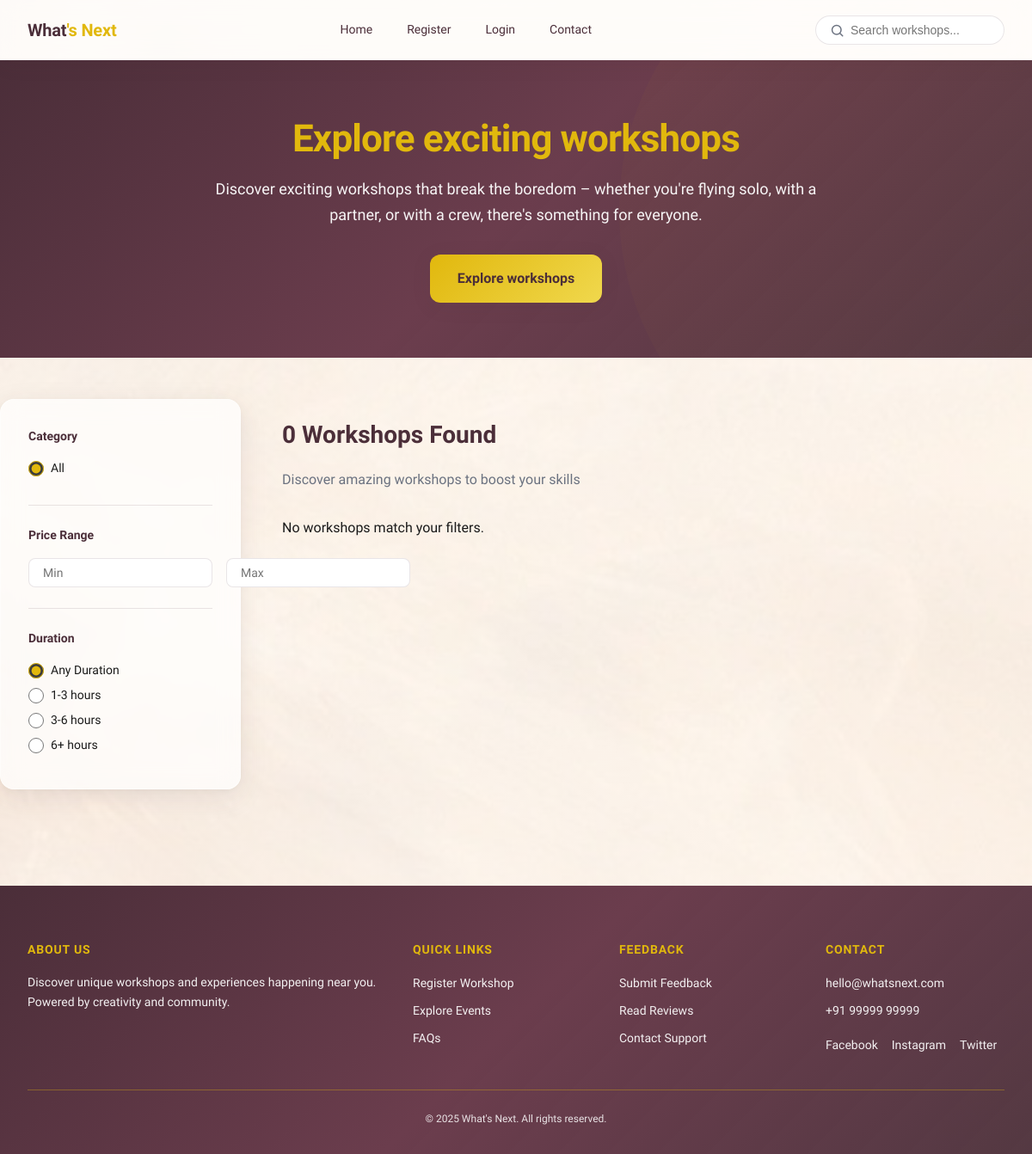
The app's page /, older data.
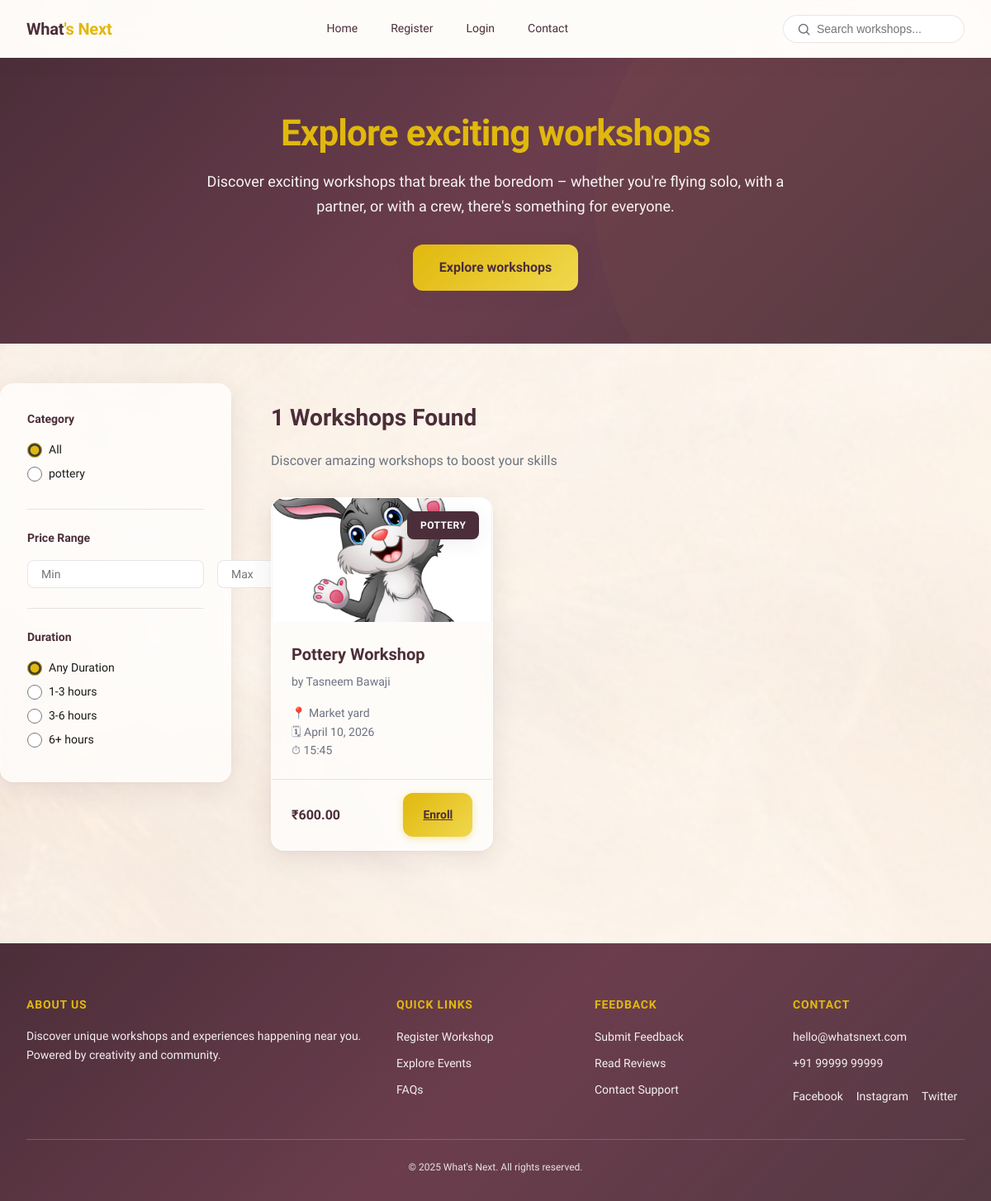
The same page, newer data.
### version1/models.py (models this page shows, shortened)
class WhatsNextWorkshopCategories(models.Model):
    name = models.CharField(max_length=100, unique=True)
    class Meta:
        db_table = "whats_next_workshop_categories"

class WhatsNextWorkshops(models.Model):
    organizer = models.ForeignKey('WhatsNextOrganizers', on_delete=models.CASCADE)
    title = models.CharField(max_length=200)
    description = models.TextField(blank=True)
    category = models.ForeignKey('WhatsNextWorkshopCategories', on_delete=models.SET_NULL, null=True)
    location = models.CharField(max_length=200)
    address = models.TextField()
    date = models.DateField()
    start_time = models.TimeField(blank=True, null=True)
    end_time = models.TimeField(blank=True, null=True)
    price = models.DecimalField(max_digits=10, decimal_places=2, default=0.00)
    capacity = models.PositiveIntegerField(default=50)
    poster = models.ImageField(upload_to='workshop_posters/', null=True, blank=True)
    instructor_name = models.CharField(max_length=100, default='', blank=True)
    created_at = models.DateTimeField(default=timezone.now)
    class Meta:
        db_table = "whats_next_workshops"

### version1/views.py (the view, shortened to what this page needs)
# urls.py: path('', views.index, name='index'),
def index(request):
    workshops = WhatsNextWorkshops.objects.select_related('category', 'organizer').order_by('-date')
    categories = WhatsNextWorkshopCategories.objects.all()
    durations = ["Any", "1-3", "3-6", "6+"]
    category = request.GET.get("category")
    price_min = request.GET.get("price_min")
    price_max = request.GET.get("price_max")
    duration = request.GET.get("duration")
    if category and category != "All":
        workshops = workshops.filter(category__name__iexact=category)
    if price_min:
        workshops = workshops.filter(price__gte=price_min)
    if price_max:
        workshops = workshops.filter(price__lte=price_max)
    return render(request, 'index.html', {
        'workshops': workshops,
        'categories': categories,
        'durations': durations,
    })

### version1/context_processors.py (called while the page is built)
def session_context(request):
    user_id = request.session.get("user_id")
    user_name = request.session.get("user_name")
    user_role = request.session.get("user_role")
    organizer_id = request.session.get("organizer_id")
    session_user = None
    if user_id and user_name is not None:
        session_user = {
            "id": user_id,
            "name": user_name,
            "role": user_role or "user",
        }
    is_organizer = (
        user_role == "organizer"
        and (organizer_id is not None or user_id is not None)
    )
    return {
        "session_user": session_user,
        "is_organizer": is_organizer,
    }

### version1/templates/index.html (shortened to what this page needs)
{% extends 'base.html' %}
{% load static %}
{% block extra_css %}
  <link href="{% static 'css/index.css' %}" rel="stylesheet">
{% endblock %}
{% block content %}
  <form method="get" id="filter-form" class="index-layout">
    <div class="index-filters-wrapper">
      <aside class="index-filters wn-card reveal" id="filtersPanel">
        <div class="index-filter-block">
          <p class="index-filter-label">Category</p>
          <label class="index-radio">
            <input type="radio" name="category" value="All" {% if request.GET.category == "All" or not request.GET.category %}checked{% endif %}>
            <span>All</span>
          </label>
          {% for cat in categories %}
            <label class="index-radio">
              <input type="radio" name="category" value="{{ cat.name }}" {% if request.GET.category == cat.name %}checked{% endif %}>
              <span>{{ cat.name }}</span>
            </label>
          {% endfor %}
        </div>
        <div class="index-filter-block">
          <p class="index-filter-label">Price Range</p>
          <div class="index-price-row">
            <input type="number" name="price_min" class="index-input" placeholder="Min" value="{{ request.GET.price_min }}">
            <input type="number" name="price_max" class="index-input" placeholder="Max" value="{{ request.GET.price_max }}">
          </div>
        </div>
        <div class="index-filter-block">
          <p class="index-filter-label">Duration</p>
          {% for dur in durations %}
            <label class="index-radio">
              <input type="radio" name="duration" value="{{ dur }}" {% if request.GET.duration == dur %}checked{% elif not request.GET.duration and dur == "Any" %}checked{% endif %}>
              <span>{% if dur == "Any" %}Any Duration{% else %}{{ dur }} hours{% endif %}</span>
            </label>
          {% endfor %}
        </div>
      </aside>
    </div>
    <div class="index-main">
      <h2 class="wn-h2 reveal">{{ workshops.count }} Workshops Found</h2>
      <p class="wn-body wn-body--muted reveal" style="margin-bottom: var(--space-4);">Discover amazing workshops to boost your skills</p>
      {% if workshops %}
        <div class="index-grid">
          {% for workshop in workshops %}
            <article class="wn-card index-workshop-card reveal {% cycle 'reveal-delay-1' 'reveal-delay-2' 'reveal-delay-3' 'reveal-delay-4' %}" style="padding: 0; overflow: hidden;">
              <div class="workshop-card-image">
                {% if workshop.poster %}
                  <img src="{{ workshop.poster.url }}" class="workshop-card-image__img" alt="{{ workshop.title }}">
                {% else %}
                  <img src="{% static 'img/default-workshop.jpg' %}" class="workshop-card-image__img" alt="{{ workshop.title }}">
                {% endif %}
                <span class="index-workshop-badge">{{ workshop.category.name }}</span>
              </div>
              <div style="padding: var(--space-3);">
                <h3 class="wn-h3" style="margin: 0 0 var(--space-1);">{{ workshop.title }}</h3>
                <p class="wn-body wn-body--muted" style="margin: 0 0 var(--space-2); font-size: var(--text-small);">by {{ workshop.instructor_name }}</p>
                <ul class="index-workshop-meta">
                  <li>📍 {{ workshop.location }}</li>
                  <li>🗓 {{ workshop.date }}</li>
                  {% if workshop.start_time %}<li>⏱ {{ workshop.start_time|time:"H:i" }}</li>{% endif %}
                </ul>
              </div>
              <div class="index-workshop-footer">
                <span class="index-workshop-price">₹{{ workshop.price }}</span>
                <a href="{% url 'enroll_workshop' workshop.id %}" class="wn-btn wn-btn--primary wn-interact">Enroll</a>
              </div>
            </article>
          {% endfor %}
        </div>
      {% else %}
        <p class="wn-body reveal">No workshops match your filters.</p>
      {% endif %}
    </div>
  </form>
{% endblock %}

Row changes from the older to the newer data that the page shows:
added WhatsNextWorkshopCategories: name "☐ pottery", name "pottery"
added WhatsNextWorkshops: poster (picture), category.name "POTTERY", title "Pottery Workshop", instructor_name "Tasneem Bawaji", location "Market yard", date "April 10, 2026", start_time "15:45", price "600.00"
Text that changed along with them:
{{ workshops.count }}: "0" → "1"
text no longer shown: "No workshops match your filters."
